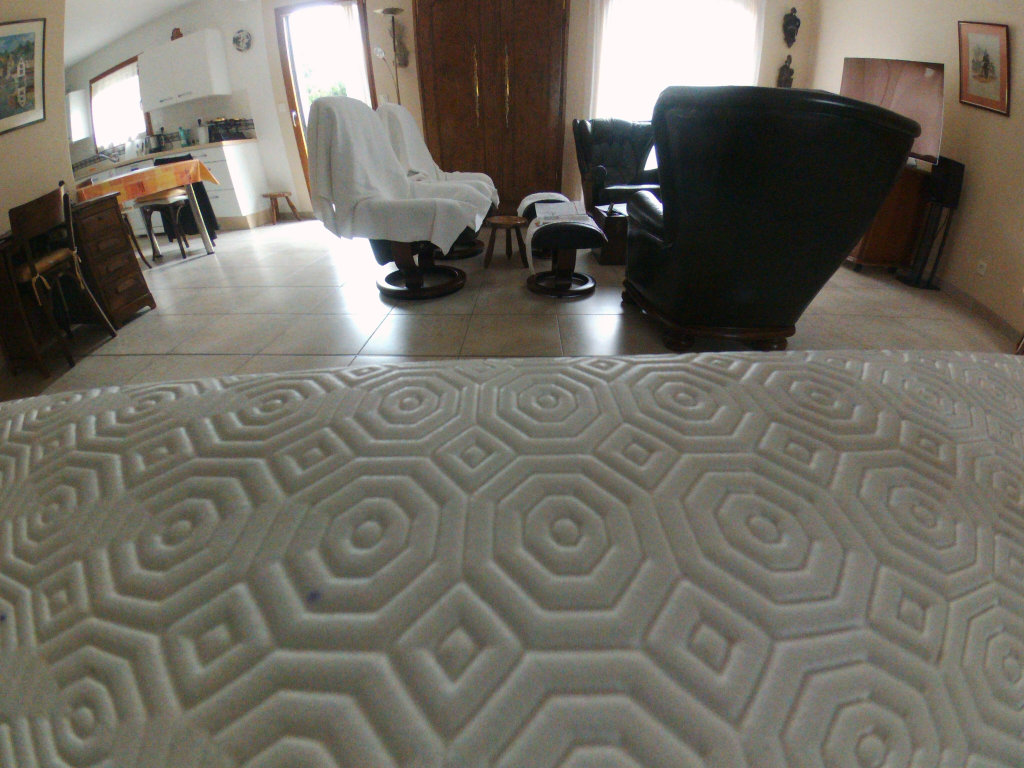
#> input picture Images/jpg/test_001_1_60cm.jpg, 4096 x 3072 px, found by its file name (shown at 1/4 size)
$ python traitement3.py
#> lines starting #> are read from the running program, lines starting #| are printed output that depends on the picture
import numpy as np
import os, sys, time, random, cv2
import matplotlib.pyplot as plt
sift = cv2.xfeatures2d.SIFT_create()

# https://docs.opencv.org/master/d6/d55/tutorial_table_of_content_calib3d.html
img1 = cv2.imread(r'C:\Users\alpha\Desktop\Informatique\TIPE\Images\jpg\test_001_1_60cm.jpg')
#> img1 is the input picture: shape (3072, 4096, 3); mean B, G, R 99, 108.4, 112.3
img2 = cv2.imread(r'C:\Users\alpha\Desktop\Informatique\TIPE\Images\jpg\test_001_2_60cm.jpg')
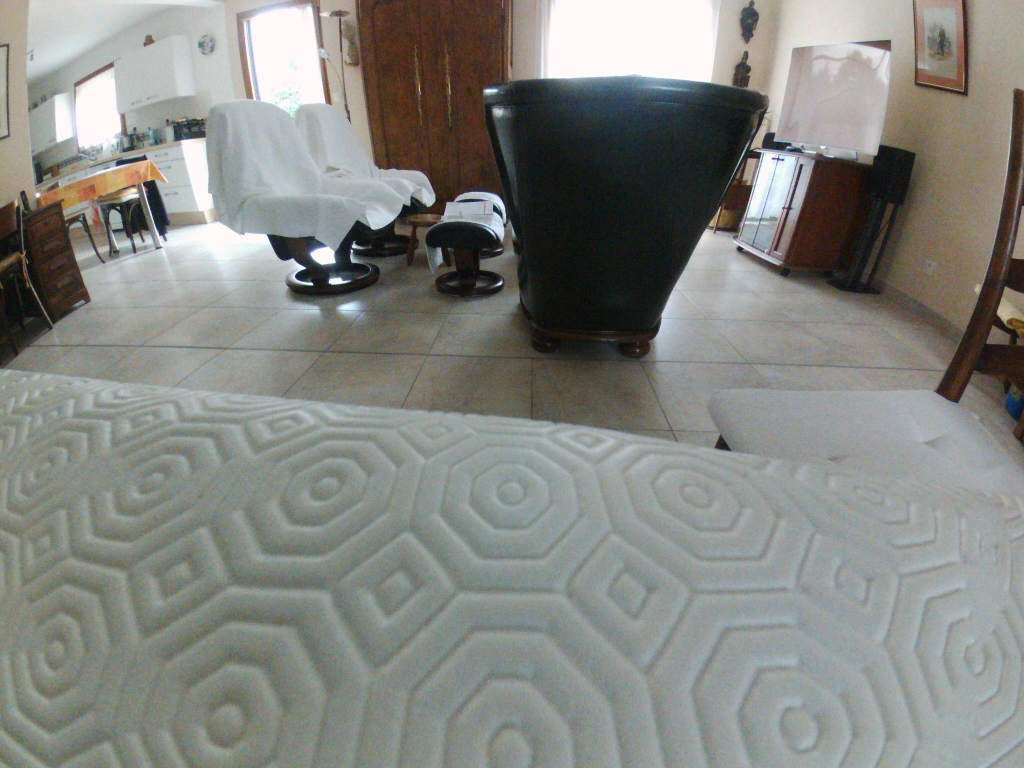
#> input picture Images/jpg/test_001_2_60cm.jpg, 4096 x 3072 px, found by its file name (shown at 1/4 size)
#> img2 is the input picture: shape (3072, 4096, 3); mean B, G, R 128.4, 133.7, 131.7

def gris(pic):
    return(cv2.cvtColor(pic, cv2.COLOR_BGR2GRAY))

def resize(pic, facteur):
    u, v, _ = pic.shape
    return(cv2.resize(pic, (int(np.floor(u/facteur)), int(np.floor(v/facteur)))))

def convo(pic, kernel):
    res = cv2.filter2D(pic,-1, kernel)
    return(res)

def Canny(pic):
    edges = cv2.Canny(pic, 50, 200, True)
    return(edges)


def Kmeans(pic, k, max_iter, epsilon):
    temps = time.time()
    Z = pic.reshape((-1,3))  #le nb de valeurs finales (les nombres) est cst quelque soit la forme, et -1 signifie que l'ordinateur le calcule lui meme(ex: si 2*3, 6 elt donc reshape((6, -1)) assignera 1 à -1
    Z = np.float32(Z)    #change le type en float
    criteria = (cv2.TERM_CRITERIA_EPS + cv2.TERM_CRITERIA_MAX_ITER, max_iter, epsilon)
    """" Define criteria = ( type, max_iter , epsilon)"""
    ret, label, center = cv2.kmeans(Z , k , None , criteria , 10 , cv2.KMEANS_RANDOM_CENTERS)
    center = np.uint8(center)
    res = center[label.flatten()]
    res2 = res.reshape((pic.shape))
    print(time.time() - temps)
    return res2

def plot_(pic):
    cv2.namedWindow(nom, cv2.WINDOW_NORMAL)
    cv2.imshow('test', pic)
    cv2.waitKey(0)
    cv2.destroyAllWindows()

#appliquer les k-means sur les x,y pour déterminer des lignes ??

# img = cv2.imread(r'C:\Users\alpha\OneDrive\Bureau\Informatique\TIPE\Images\jpg\test.jpg')[:511]
# plot(img, 'dieu est grand')

t = time.time()
img = cv2.imread(r'/home/edern/Documents/TIPE/traitement/mesures/test_image_000030.jpg')
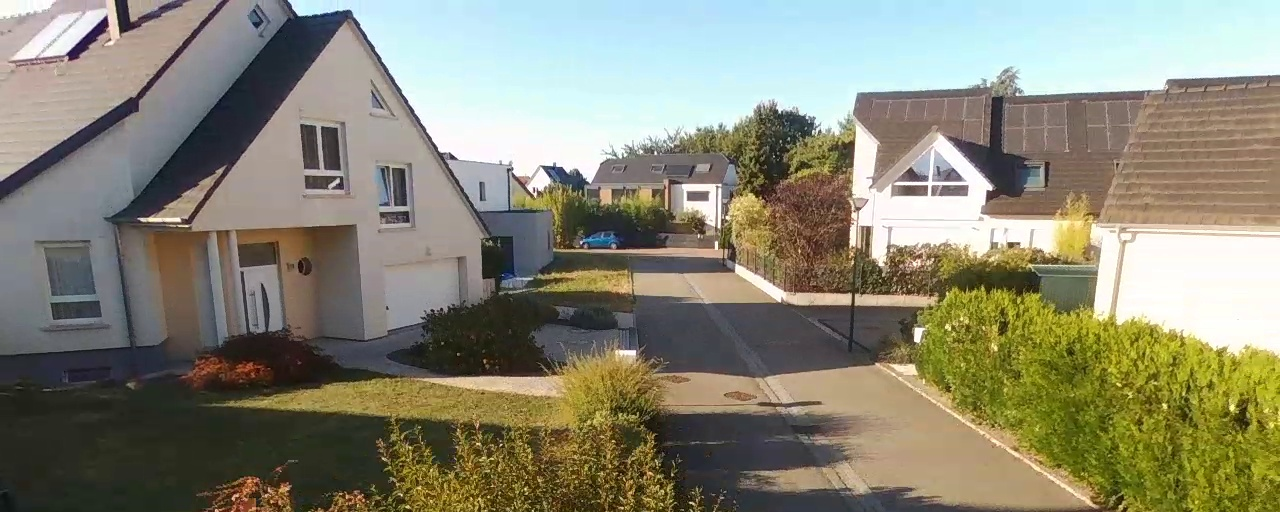
#> input picture traitement/mesures/test_image_000030.jpg, 1280 x 512 px, found by its file name
#> img is the input picture: shape (512, 1280, 3); mean B, G, R 117.1, 135.3, 137.2

orb = cv2.ORB_create(10000)
kp, des = orb.detectAndCompute(img,None)
#> kp = 9488 keypoints; strongest (x, y, size): (534, 190, 31), (779, 111, 31), (538, 191, 31), (535, 193, 31)
img_b = cv2.drawKeypoints(img,kp, img, color=(0,255,0), flags=0)
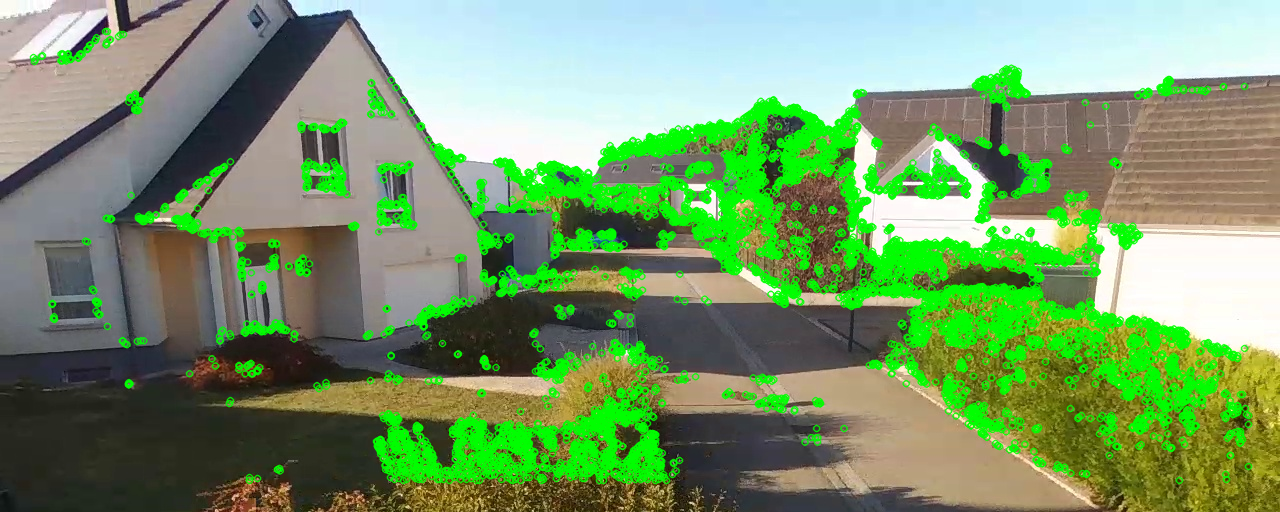
#> img_b: shape (512, 1280, 3); mean B, G, R 105.6, 152.7, 119.2
print(time.time() - t)
plt.imshow(img_b),plt.show()
